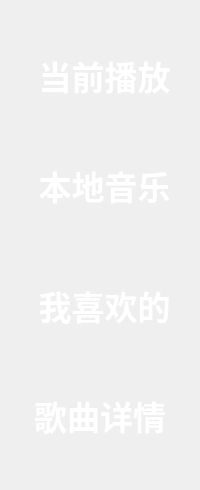
    <widget class="QFrame" name="frame_3">
     <property name="geometry">
      <rect>
       <x>0</x>
       <y>80</y>
       <width>200</width>
       <height>490</height>
      </rect>
     </property>
     <property name="styleSheet">
      <string notr="true">border:none;</string>
     </property>
     <property name="frameShape">
      <enum>QFrame::StyledPanel</enum>
     </property>
     <property name="frameShadow">
      <enum>QFrame::Raised</enum>
     </property>
     <widget class="QPushButton" name="btnCurMusic">
      <property name="geometry">
       <rect>
        <x>10</x>
        <y>50</y>
        <width>180</width>
        <height>50</height>
       </rect>
      </property>
      <property name="minimumSize">
       <size>
        <width>180</width>
        <height>50</height>
       </size>
      </property>
      <property name="maximumSize">
       <size>
        <width>180</width>
        <height>50</height>
       </size>
      </property>
      <property name="font">
       <font>
        <family>Microsoft YaHei UI</family>
        <pointsize>25</pointsize>
        <weight>75</weight>
        <bold>true</bold>
       </font>
      </property>
      <property name="cursor">
       <cursorShape>PointingHandCursor</cursorShape>
      </property>
      <property name="styleSheet">
       <string notr="true">QPushButton
{
color:white;
border-radius:0px;
background-color: rgba(255, 255, 255,0);
background-repeat:no-repeat;
border:none;
background-position:center center;
}
QPushButton:hover{
	background-color: rgb(255, 255, 255,100);
}
QPushButton:pressed{
background-color: rgba(95, 95, 95,100);
border-color:rgba(255,255,255,30);
border-style:inset;
color:white;
}
</string>
      </property>
      <property name="text">
       <string> 当前播放</string>
      </property>
      <property name="icon">
       <iconset resource="imagefile.qrc">
        <normaloff>:/image/image/image/current-music.png</normaloff>:/image/image/image/current-music.png</iconset>
      </property>
      <property name="iconSize">
       <size>
        <width>30</width>
        <height>30</height>
       </size>
      </property>
      <property name="flat">
       <bool>true</bool>
      </property>
     </widget>
     <widget class="QPushButton" name="btnLocalMusic">
      <property name="geometry">
       <rect>
        <x>10</x>
        <y>160</y>
        <width>180</width>
        <height>50</height>
       </rect>
      </property>
      <property name="minimumSize">
       <size>
        <width>180</width>
        <height>50</height>
       </size>
      </property>
      <property name="maximumSize">
       <size>
        <width>180</width>
        <height>50</height>
       </size>
      </property>
      <property name="font">
       <font>
        <family>Microsoft YaHei UI</family>
        <pointsize>25</pointsize>
        <weight>75</weight>
        <bold>true</bold>
       </font>
      </property>
      <property name="cursor">
       <cursorShape>PointingHandCursor</cursorShape>
      </property>
      <property name="styleSheet">
       <string notr="true">QPushButton
{
color:white;
border-radius:0px;
background-color: rgba(255, 255, 255,0);
background-repeat:no-repeat;
border:none;
background-position:center center;
}
QPushButton:hover{
	background-color: rgb(255, 255, 255,100);
}
QPushButton:pressed{
background-color: rgba(95, 95, 95,100);
border-color:rgba(255,255,255,30);
border-style:inset;
color:white;
}
</string>
      </property>
      <property name="text">
       <string> 本地音乐</string>
      </property>
      <property name="icon">
       <iconset resource="imagefile.qrc">
        <normaloff>:/image/image/image/local-music.png</normaloff>:/image/image/image/local-music.png</iconset>
      </property>
      <property name="iconSize">
       <size>
        <width>30</width>
        <height>30</height>
       </size>
      </property>
      <property name="flat">
       <bool>true</bool>
      </property>
     </widget>
     <widget class="QPushButton" name="btnFavorMusic">
      <property name="geometry">
       <rect>
        <x>10</x>
        <y>280</y>
        <width>180</width>
        <height>50</height>
       </rect>
      </property>
      <property name="minimumSize">
       <size>
        <width>180</width>
        <height>50</height>
       </size>
      </property>
      <property name="maximumSize">
       <size>
        <width>180</width>
        <height>50</height>
       </size>
      </property>
      <property name="font">
       <font>
        <family>Microsoft YaHei UI</family>
        <pointsize>25</pointsize>
        <weight>75</weight>
        <bold>true</bold>
       </font>
      </property>
      <property name="cursor">
       <cursorShape>PointingHandCursor</cursorShape>
      </property>
      <property name="styleSheet">
       <string notr="true">QPushButton
{
color:white;
border-radius:0px;
background-color: rgba(255, 255, 255,0);
background-repeat:no-repeat;
border:none;
background-position:center center;
}
QPushButton:hover{
	background-color: rgb(255, 255, 255,100);
}
QPushButton:pressed{
background-color: rgba(95, 95, 95,100);
border-color:rgba(255,255,255,30);
border-style:inset;
color:white;
}
</string>
      </property>
      <property name="text">
       <string> 我喜欢的</string>
      </property>
      <property name="icon">
       <iconset resource="imagefile.qrc">
        <normaloff>:/image/image/image/favo-music.png</normaloff>:/image/image/image/favo-music.png</iconset>
      </property>
      <property name="iconSize">
       <size>
        <width>30</width>
        <height>30</height>
       </size>
      </property>
      <property name="flat">
       <bool>true</bool>
      </property>
     </widget>
     <widget class="QPushButton" name="btnMusicDetails">
      <property name="geometry">
       <rect>
        <x>10</x>
        <y>390</y>
        <width>180</width>
        <height>50</height>
       </rect>
      </property>
      <property name="minimumSize">
       <size>
        <width>180</width>
        <height>50</height>
       </size>
      </property>
      <property name="maximumSize">
       <size>
        <width>180</width>
        <height>50</height>
       </size>
      </property>
      <property name="font">
       <font>
        <family>Microsoft YaHei UI</family>
        <pointsize>25</pointsize>
        <weight>75</weight>
        <bold>true</bold>
       </font>
      </property>
      <property name="cursor">
       <cursorShape>PointingHandCursor</cursorShape>
      </property>
      <property name="styleSheet">
       <string notr="true">QPushButton
{
color:white;
border-radius:0px;
background-color: rgba(255, 255, 255,0);
background-repeat:no-repeat;
border:none;
background-position:center center;
}
QPushButton:hover{
	background-color: rgb(255, 255, 255,100);
}
QPushButton:pressed{
background-color: rgba(95, 95, 95,100);
border-color:rgba(255,255,255,30);
border-style:inset;
color:white;
}
</string>
      </property>
      <property name="text">
       <string>歌曲详情</string>
      </property>
      <property name="icon">
       <iconset resource="imagefile.qrc">
        <normaloff>:/image/image/image/detail.png</normaloff>:/image/image/image/detail.png</iconset>
      </property>
      <property name="iconSize">
       <size>
        <width>30</width>
        <height>30</height>
       </size>
      </property>
      <property name="flat">
       <bool>true</bool>
      </property>
     </widget>
    </widget>
